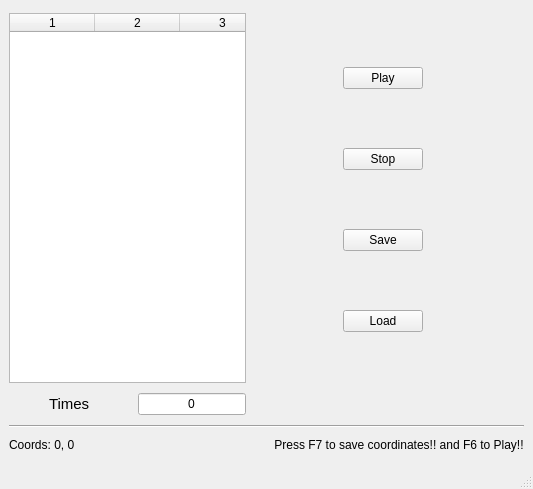
<?xml version="1.0" encoding="UTF-8"?>
<ui version="4.0">
 <class>MainWindow</class>
 <widget class="QMainWindow" name="MainWindow">
  <property name="geometry">
   <rect>
    <x>0</x>
    <y>0</y>
    <width>533</width>
    <height>489</height>
   </rect>
  </property>
  <property name="windowTitle">
   <string>MainWindow</string>
  </property>
  <widget class="QWidget" name="centralwidget">
   <layout class="QGridLayout" name="gridLayout_2">
    <item row="2" column="0" colspan="4">
     <widget class="Line" name="line">
      <property name="orientation">
       <enum>Qt::Horizontal</enum>
      </property>
     </widget>
    </item>
    <item row="0" column="0">
     <widget class="QTableWidget" name="coordList">
      <property name="sizePolicy">
       <sizepolicy hsizetype="Fixed" vsizetype="Fixed">
        <horstretch>0</horstretch>
        <verstretch>0</verstretch>
       </sizepolicy>
      </property>
      <property name="minimumSize">
       <size>
        <width>200</width>
        <height>370</height>
       </size>
      </property>
      <property name="baseSize">
       <size>
        <width>0</width>
        <height>0</height>
       </size>
      </property>
      <property name="frameShape">
       <enum>QFrame::StyledPanel</enum>
      </property>
      <property name="frameShadow">
       <enum>QFrame::Sunken</enum>
      </property>
      <property name="lineWidth">
       <number>1</number>
      </property>
      <property name="horizontalScrollBarPolicy">
       <enum>Qt::ScrollBarAlwaysOff</enum>
      </property>
      <property name="verticalScrollMode">
       <enum>QAbstractItemView::ScrollPerPixel</enum>
      </property>
      <property name="horizontalScrollMode">
       <enum>QAbstractItemView::ScrollPerPixel</enum>
      </property>
      <property name="showGrid">
       <bool>true</bool>
      </property>
      <property name="gridStyle">
       <enum>Qt::SolidLine</enum>
      </property>
      <property name="rowCount">
       <number>0</number>
      </property>
      <property name="columnCount">
       <number>3</number>
      </property>
      <attribute name="horizontalHeaderVisible">
       <bool>true</bool>
      </attribute>
      <attribute name="horizontalHeaderCascadingSectionResizes">
       <bool>false</bool>
      </attribute>
      <attribute name="horizontalHeaderMinimumSectionSize">
       <number>85</number>
      </attribute>
      <attribute name="horizontalHeaderDefaultSectionSize">
       <number>85</number>
      </attribute>
      <attribute name="horizontalHeaderHighlightSections">
       <bool>true</bool>
      </attribute>
      <attribute name="horizontalHeaderShowSortIndicator" stdset="0">
       <bool>false</bool>
      </attribute>
      <attribute name="horizontalHeaderStretchLastSection">
       <bool>false</bool>
      </attribute>
      <attribute name="verticalHeaderVisible">
       <bool>false</bool>
      </attribute>
      <column/>
      <column/>
      <column/>
     </widget>
    </item>
    <item row="6" column="3">
     <widget class="QLabel" name="label">
      <property name="sizePolicy">
       <sizepolicy hsizetype="Fixed" vsizetype="Fixed">
        <horstretch>0</horstretch>
        <verstretch>0</verstretch>
       </sizepolicy>
      </property>
      <property name="text">
       <string>Press F7 to save coordinates!! and F6 to Play!!</string>
      </property>
      <property name="scaledContents">
       <bool>true</bool>
      </property>
      <property name="alignment">
       <set>Qt::AlignCenter</set>
      </property>
      <property name="margin">
       <number>0</number>
      </property>
      <property name="indent">
       <number>-1</number>
      </property>
     </widget>
    </item>
    <item row="0" column="1">
     <spacer name="horizontalSpacer">
      <property name="orientation">
       <enum>Qt::Horizontal</enum>
      </property>
      <property name="sizeType">
       <enum>QSizePolicy::Fixed</enum>
      </property>
      <property name="sizeHint" stdset="0">
       <size>
        <width>10</width>
        <height>20</height>
       </size>
      </property>
     </spacer>
    </item>
    <item row="6" column="0">
     <widget class="QLabel" name="coordLbl">
      <property name="text">
       <string>Coords: 0, 0</string>
      </property>
     </widget>
    </item>
    <item row="0" column="2" colspan="2">
     <layout class="QVBoxLayout" name="verticalLayout" stretch="0,0,0,0">
      <property name="spacing">
       <number>10</number>
      </property>
      <property name="sizeConstraint">
       <enum>QLayout::SetDefaultConstraint</enum>
      </property>
      <property name="leftMargin">
       <number>75</number>
      </property>
      <property name="topMargin">
       <number>5</number>
      </property>
      <item>
       <widget class="QPushButton" name="playBtn">
        <property name="sizePolicy">
         <sizepolicy hsizetype="Fixed" vsizetype="Fixed">
          <horstretch>0</horstretch>
          <verstretch>0</verstretch>
         </sizepolicy>
        </property>
        <property name="minimumSize">
         <size>
          <width>0</width>
          <height>0</height>
         </size>
        </property>
        <property name="text">
         <string>Play</string>
        </property>
       </widget>
      </item>
      <item>
       <widget class="QPushButton" name="stopBtn">
        <property name="enabled">
         <bool>true</bool>
        </property>
        <property name="sizePolicy">
         <sizepolicy hsizetype="Fixed" vsizetype="Fixed">
          <horstretch>0</horstretch>
          <verstretch>0</verstretch>
         </sizepolicy>
        </property>
        <property name="contextMenuPolicy">
         <enum>Qt::DefaultContextMenu</enum>
        </property>
        <property name="layoutDirection">
         <enum>Qt::LeftToRight</enum>
        </property>
        <property name="text">
         <string>Stop</string>
        </property>
       </widget>
      </item>
      <item>
       <widget class="QPushButton" name="saveBtn">
        <property name="sizePolicy">
         <sizepolicy hsizetype="Fixed" vsizetype="Fixed">
          <horstretch>0</horstretch>
          <verstretch>0</verstretch>
         </sizepolicy>
        </property>
        <property name="text">
         <string>Save</string>
        </property>
       </widget>
      </item>
      <item>
       <widget class="QPushButton" name="loadBtn">
        <property name="sizePolicy">
         <sizepolicy hsizetype="Fixed" vsizetype="Fixed">
          <horstretch>0</horstretch>
          <verstretch>0</verstretch>
         </sizepolicy>
        </property>
        <property name="text">
         <string>Load</string>
        </property>
       </widget>
      </item>
     </layout>
    </item>
    <item row="1" column="0">
     <layout class="QHBoxLayout" name="horizontalLayout">
      <property name="leftMargin">
       <number>40</number>
      </property>
      <property name="topMargin">
       <number>0</number>
      </property>
      <item>
       <widget class="QLabel" name="label_2">
        <property name="font">
         <font>
          <family>Segoe UI</family>
          <pointsize>11</pointsize>
         </font>
        </property>
        <property name="text">
         <string>Times</string>
        </property>
       </widget>
      </item>
      <item>
       <widget class="QLineEdit" name="lineEdit">
        <property name="sizePolicy">
         <sizepolicy hsizetype="Fixed" vsizetype="Fixed">
          <horstretch>0</horstretch>
          <verstretch>0</verstretch>
         </sizepolicy>
        </property>
        <property name="minimumSize">
         <size>
          <width>5</width>
          <height>10</height>
         </size>
        </property>
        <property name="text">
         <string>0</string>
        </property>
        <property name="cursorPosition">
         <number>1</number>
        </property>
        <property name="alignment">
         <set>Qt::AlignCenter</set>
        </property>
       </widget>
      </item>
     </layout>
    </item>
   </layout>
  </widget>
  <widget class="QMenuBar" name="menubar">
   <property name="geometry">
    <rect>
     <x>0</x>
     <y>0</y>
     <width>533</width>
     <height>21</height>
    </rect>
   </property>
  </widget>
  <widget class="QStatusBar" name="statusbar"/>
 </widget>
 <resources/>
 <connections/>
</ui>
